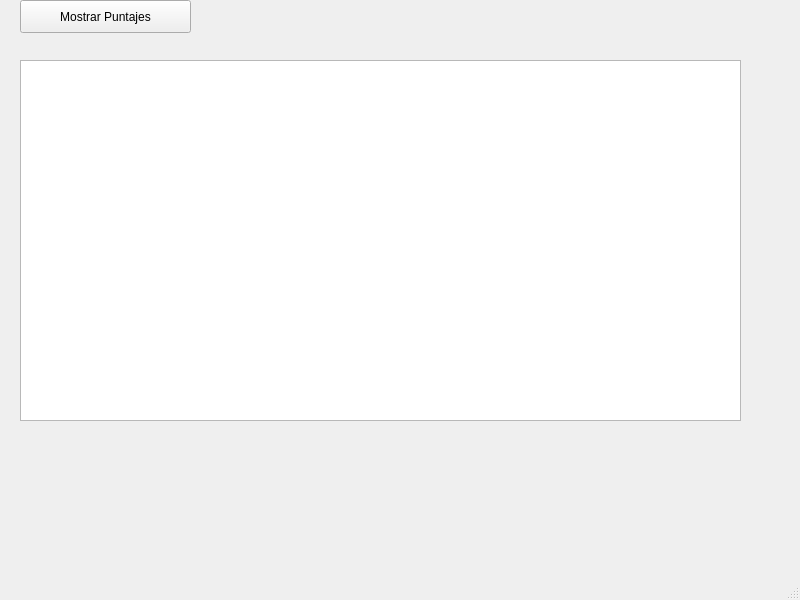
<?xml version="1.0" encoding="UTF-8"?>
<ui version="4.0">
 <class>Puntajes</class>
 <widget class="QMainWindow" name="Puntajes">
  <property name="geometry">
   <rect>
    <x>0</x>
    <y>0</y>
    <width>800</width>
    <height>600</height>
   </rect>
  </property>
  <property name="windowTitle">
   <string>MainWindow</string>
  </property>
  <widget class="QWidget" name="centralwidget">
   <widget class="QPushButton" name="pushButton">
    <property name="geometry">
     <rect>
      <x>20</x>
      <y>0</y>
      <width>171</width>
      <height>33</height>
     </rect>
    </property>
    <property name="text">
     <string>Mostrar Puntajes</string>
    </property>
   </widget>
   <widget class="QTextEdit" name="consola">
    <property name="geometry">
     <rect>
      <x>20</x>
      <y>60</y>
      <width>721</width>
      <height>361</height>
     </rect>
    </property>
   </widget>
  </widget>
  <widget class="QMenuBar" name="menubar">
   <property name="geometry">
    <rect>
     <x>0</x>
     <y>0</y>
     <width>800</width>
     <height>30</height>
    </rect>
   </property>
  </widget>
  <widget class="QStatusBar" name="statusbar"/>
 </widget>
 <resources/>
 <connections/>
</ui>
